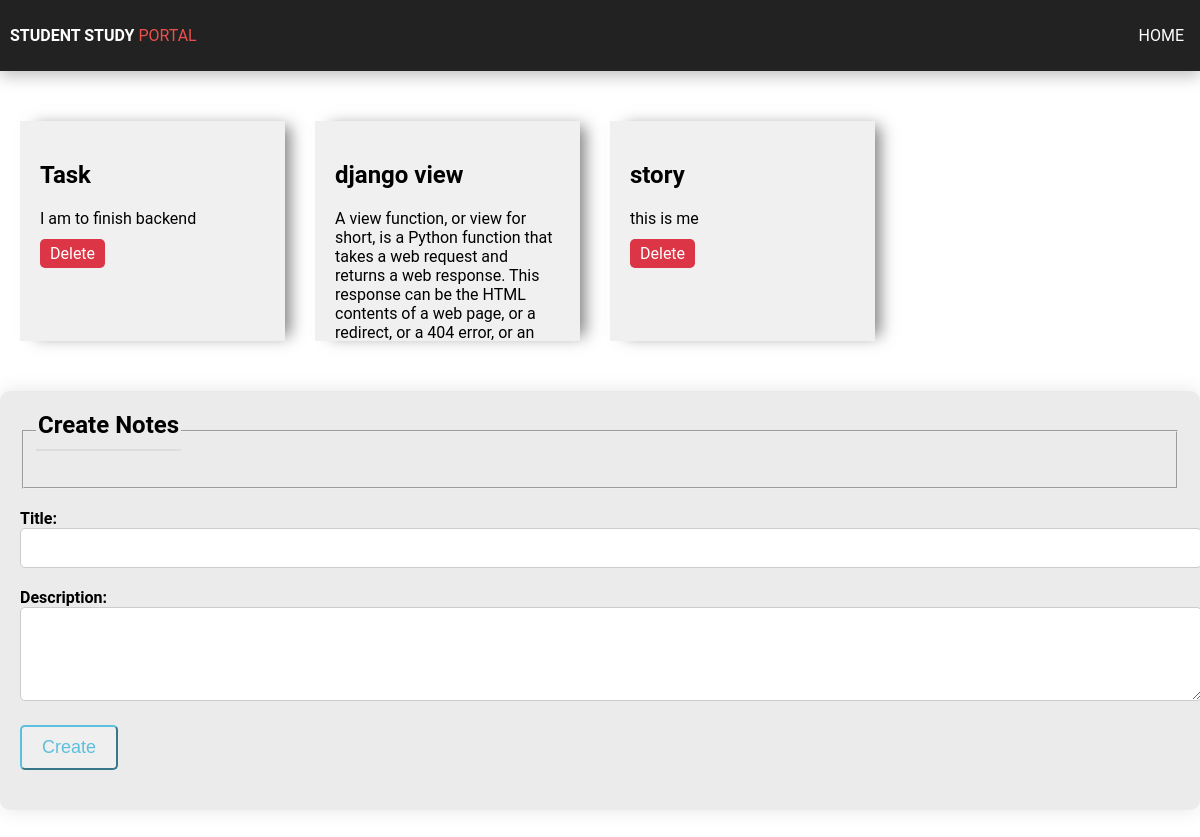
The app's page /notes with its own data.
### core/models.py (models this page shows, shortened)
class Notes(models.Model):
    title = models.CharField(max_length=200)
    description = models.CharField(max_length=500)

### core/views.py (the view)
# urls.py: path('notes', notes, name='notes'),
def notes(request):
    notes = Notes.objects.all()
    if request.method == 'POST':
        title = request.POST.get('title')
        description = request.POST.get('description')
        if title and description:
            Notes.objects.create(title=title, description=description)
            return redirect('notes')
    context = {
        'notes': notes,
    }
    return render(request, 'notes.html', context)

### templates/notes.html (shortened to what this page needs)
{% extends 'base.html' %}
{% load static %}
{% block content %}
<div class="container1">
    {% for note in notes %}
      <a href="{% url 'notedetail' pk=note.pk %}" class="box-link">
        <div class="box">
          <div class="box-content">
            <h2>{{ note.title }}</h2>
            <p>{{ note.description }}</p>
            <a href="{% url 'notedelete' pk=note.pk %}" class="delete-btn">Delete</a>
          </div>
        </div>
      </a>
    {% endfor %}
  </div>
<div class="container">
    <fieldset class="form-group">
        <legend class="border-bottom mb-4">Create Notes</legend>
    </fieldset>
    <form method="POST" action="">
        <div class="form-group">
            <label for="title">Title:</label>
            <input type="text" id="title" name="title" class="form-control" required>
        </div>
        <div class="form-group">
            <label for="description">Description:</label>
            <textarea id="description" name="description" rows="4" class="form-control" required></textarea>
        </div>
        <div class="form-group">
            <button class="btn btn-outline-info" type="submit" id="createNoteBtn">
                Create
            </button>
        </div>
    </form>
</div>
{% endblock content %}

### templates/navbar.html (style rules this page uses)
body { font-family: "Roboto", sans-serif; margin: 0; padding: 0; }

### templates/notes.html (style rules this page uses)
.container { max-width: 100%; margin: 50px auto; padding: 20px; border-radius: 10px; box-shadow: 0px 0px 20px rgba(0, 0, 0, 0.1); background-color: #ebebeb; }
.form-group { margin-bottom: 20px; }
.form-group label { font-weight: bold; }
.form-control { width: 100%; padding: 10px; border: 1px solid #ccc; border-radius: 5px; font-size: 16px; }
.btn { padding: 10px 20px; font-size: 18px; border-radius: 5px; cursor: pointer; }
.btn-outline-info { color: #5bc0de; border-color: #5bc0de; }
legend { font-size: 24px; font-weight: bold; border-bottom: 2px solid #ddd; padding-bottom: 10px; margin-bottom: 20px; }
.box { width: 265px; height: 220px; background-color: #f0f0f0; position: relative; overflow: hidden; box-shadow: 10px 0px 15px -5px rgba(0, 0, 0, 0.5); transition: transform 0.3s ease; margin-top: 50px; margin-left: 20px; margin-right: 10px; }
.box-content { padding: 20px; }
.container1 { display: flex; }
.delete-btn { margin-top: 10px; background-color: #dc3545; color: white; border: none; padding: 5px 10px; border-radius: 5px; cursor: pointer; transition: background-color 0.3s ease; text-decoration: none; }
.box-link { color: inherit; text-decoration: none; }

### records on screen
Notes: title "Task", description "I am to finish backend"
Notes: title "django view", description "A view function, or view for short, is a Python function that takes a web request and returns a web response. This response can be the HTML contents of a web page, or a redirect, or a 404 error, or an…"
Notes: title "story", description "this is me"
